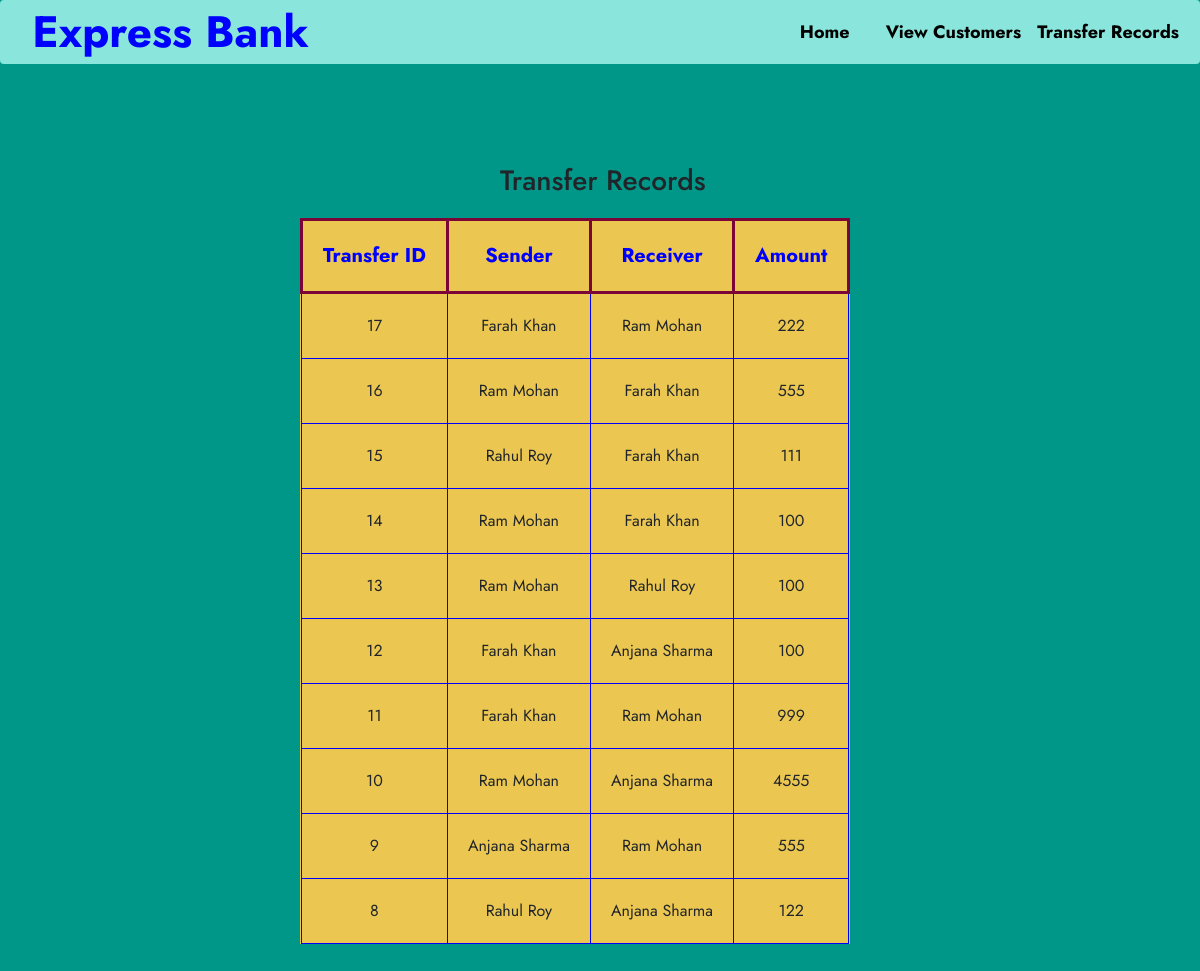
The page /transferrecords.php on the database its author committed.
### tables this page shows
CREATE TABLE `transfer` (
  `transfer_id` int(11) NOT NULL,
  `sender` varchar(100) NOT NULL,
  `receiver` varchar(100) NOT NULL,
  `amount` int(11) NOT NULL
);

### transferrecords.php (the view, shortened to what this page needs)
<?php
   include "config.php" ;
?>
<!DOCTYPE html>
<html lang="en">
<head>
    <link rel="stylesheet" href= "https://maxcdn.bootstrapcdn.com/bootstrap/4.4.1/css/bootstrap.min.css">
    <link rel="stylesheet" href="https://stackpath.bootstrapcdn.com/bootstrap/4.4.1/css/bootstrap.min.css"integrity="sha384-Vkoo8x4CGsO3+Hhxv8T/Q5PaXtkKtu6ug5TOeNV6gBiFeWPGFN9MuhOf23Q9Ifjh">
    <link rel="stylesheet" href="style.css">
</head>
<body style="background-color:#009688">
<div class="container-fluid myclass" style="padding:0px; margin:0px;">
        <nav class="navbar navbar-expand-sm  navbar-toggler navbar-light" style="background-color:transparent; background-color:#8ae6dc
; opacity:4;">
            <div class="navbar-brand font-weight-bold " id="title" style="color:blue;font-size:2.2em;">
                &nbsp;Express Bank
            </div>
            <div class="collapse navbar-collapse" id="navbarTogglerDemo02" style="float:right;">
                <ul class="navbar-nav ml-auto font-weight-bold"  style="font-size:large; color:pink;">
                <li class="nav-item">
                        <a class="nav-link hover dark " href="index.php" style="color:black;font-weight:2em;">
                            <span style="padding-right:20px;" >&nbsp;&nbsp;Home</span>
                        </a>
                    </li>
                    <li class="nav-item">
                        <a class="nav-link" href="vcustomer.php" style="color:black;font-weight:2em;">
                            View Customers
                        </a>
                    </li>
                    <li class="nav-item">
                        <a class="nav-link" href="transferrecords.php" style="color:black;font-weight:2em;">
                            Transfer Records
                        </a>
                    </li>
                </ul>
            </div>
        </nav>
    <div>
<div class="usertable">
    <h3 style="margin-left:500px; margin-top:100px;">Transfer Records</h3>
    <table >
          <tr>
            <th>Transfer ID</th>
            <th>Sender</th>
            <th>Receiver</th>
            <th>Amount</th>
          </tr>
          <?php
        $sql = "SELECT * FROM `transfer` ORDER BY transfer_id DESC LIMIT 10";
        $result = mysqli_query($conn, $sql);
        while($row = mysqli_fetch_assoc($result)){
            echo "<tr>";
            echo "<form method ='post' action = 'a-customer.php'>";
            echo "<td>". $row['transfer_id'] . "</td>
            <td>". $row['sender'] . "</td>
            <td>". $row['receiver'] . "</td>
            <td>". $row['amount'] . "</td>";
            echo "</form>";
         echo  "</tr>";
        }
        ?>
    </table>
</div>
<br><br>
</body>
</html>

### style.css (style rules this page uses)
* { margin: 0; padding: 0; font-family: 'Jost', sans-serif; }
nav { background-color: #8ae6dc; }
th { background-color: rgb(235, 199, 81); border: 3px solid rgb(124, 5, 55); margin-top: 20px; text-align: center; font-size: 20px; padding: 20px 20px 20px 20px; color: blue; }
td,td ,table { background-color: rgb(235, 199, 81); border: 1px solid blue; margin-left:300px; margin-top: 20px; text-align: center; padding: 20px 20px 20px 20px; }

### rows shown on the page
transfer: transfer_id "17", sender "Farah Khan", receiver "Ram Mohan", amount "222"
transfer: transfer_id "16", sender "Ram Mohan", receiver "Farah Khan", amount "555"
transfer: transfer_id "15", sender "Rahul Roy", receiver "Farah Khan", amount "111"
transfer: transfer_id "14", sender "Ram Mohan", receiver "Farah Khan", amount "100"
transfer: transfer_id "13", sender "Ram Mohan", receiver "Rahul Roy", amount "100"
transfer: transfer_id "12", sender "Farah Khan", receiver "Anjana Sharma", amount "100"
transfer: transfer_id "11", sender "Farah Khan", receiver "Ram Mohan", amount "999"
transfer: transfer_id "10", sender "Ram Mohan", receiver "Anjana Sharma", amount "4555"
transfer: transfer_id "9", sender "Anjana Sharma", receiver "Ram Mohan", amount "555"
transfer: transfer_id "8", sender "Rahul Roy", receiver "Anjana Sharma", amount "122"
